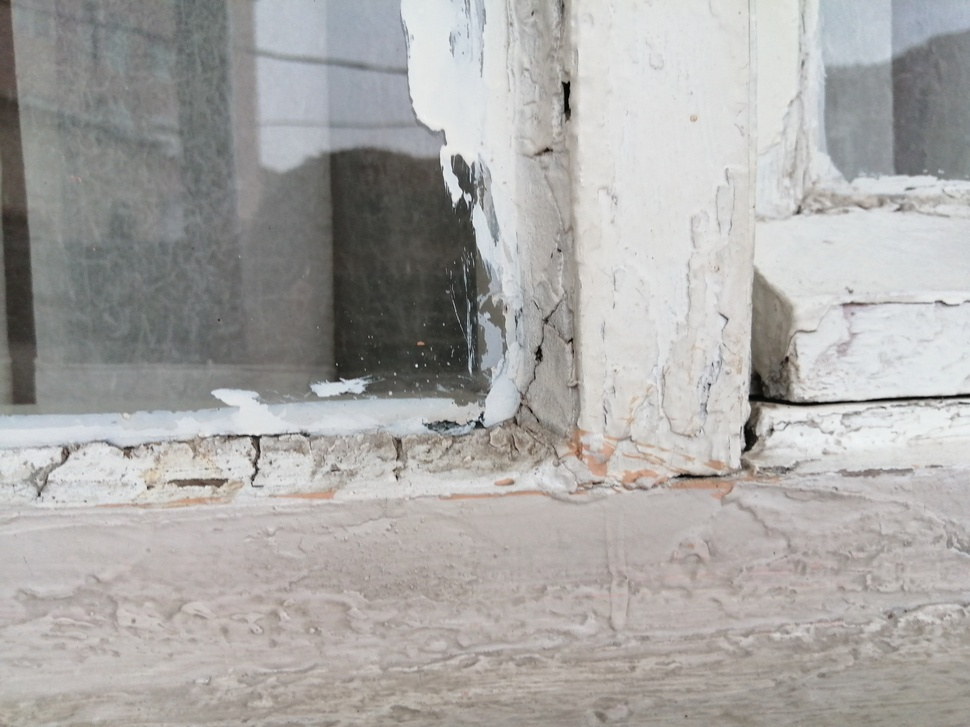
#> input picture Own Cascade Training/my_car/n/IMG_20210201_172348.jpg, 970 x 727 px, shrunk from 4160 x 3120 before the run, given in place of the camera
$ python kenar.py   (older library calls are emulated)
#> lines starting #> are read from the running program, lines starting #| are printed output that depends on the picture; after the words box and inside, x2 and y2 are one past the last pixel; in counts of white or black regions, pixels touching at a corner belong together
import cv2
import numpy as np

kamera = cv2.VideoCapture(0)

while True:
    red,kare = kamera.read()
#> kare is the input picture: shape (727, 970, 3); mean B, G, R 165.4, 167.4, 169

    laplacian = cv2.Laplacian(kare,cv2.CV_64F)
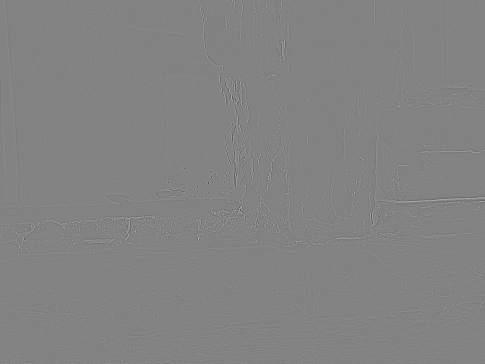
#> laplacian: shape (727, 970, 3) float64 (shown at 1/2 size); mean B, G, R 0, 0, 0; drawn with min black and max white
    #cv2.imshow("Filtre1 Laplacian",laplacian)

    sobel_dikey = cv2.Sobel(kare,cv2.CV_64F,1,0, ksize=5)
    sobel_yatay = cv2.Sobel(kare,cv2.CV_64F,0,1, ksize=5)
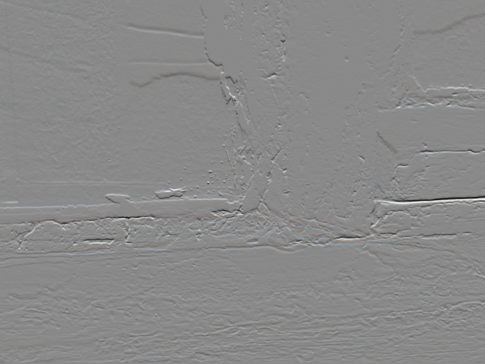
#> sobel_yatay: shape (727, 970, 3) float64 (shown at 1/2 size); mean B, G, R -6.1, -4.6, -2.8; drawn with min black and max white
    #cv2.imshow("Filtre2.1 Sobel Dikey",sobel_dikey)
    #cv2.imshow("Filtre2.2 Sobel Yatay",sobel_yatay)

    #basit canny metodu;
    #ayrıntılar çıkmasın sadece kenerlar belli olsun diye azcık blurladık
    blur = cv2.GaussianBlur(kare,(1,1),0)
    canny = cv2.Canny(blur,80,200)
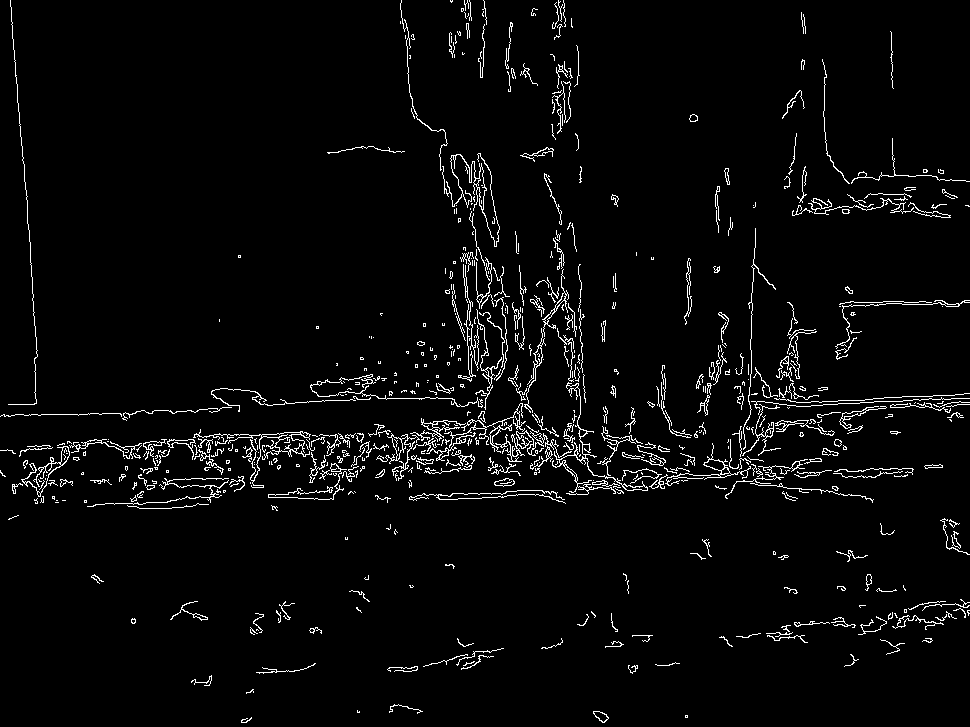
#> canny: shape (727, 970); 3.5% white in thin lines or dots
    #alt eşik değeri --> 100
    #üst eşik değeri --> 200

    #daha belirgin kenarlar için canny;
    imgGRAY = cv2.cvtColor(kare,cv2.COLOR_BGR2GRAY)
    imgGRAY_blur = cv2.GaussianBlur(imgGRAY,(7,7),1)
    imgCanny = cv2.Canny(imgGRAY_blur,90,200)
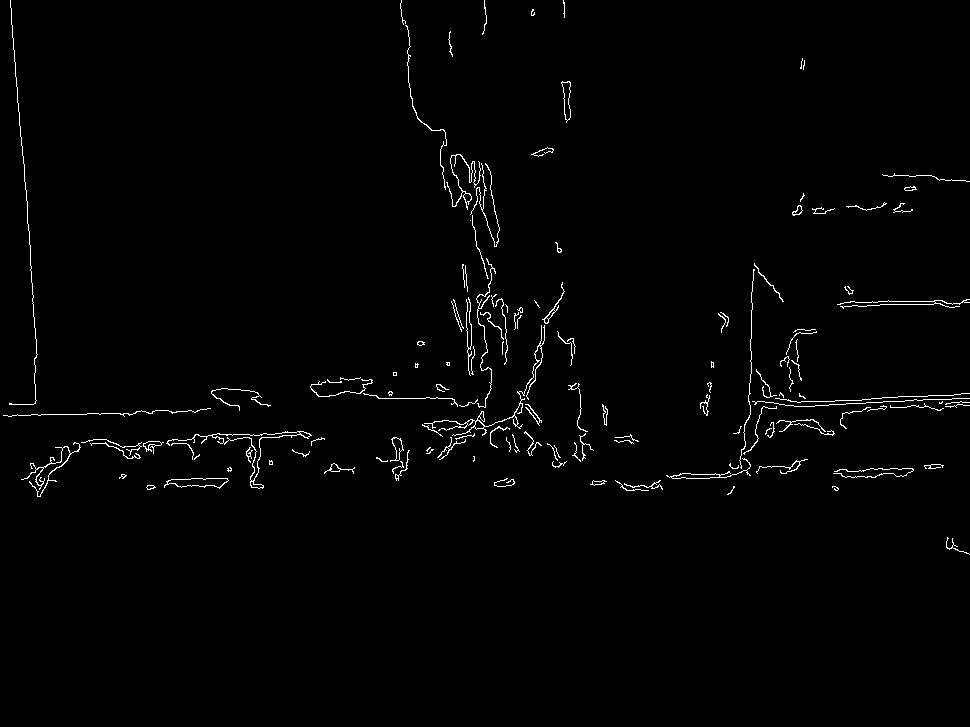
#> imgCanny: shape (727, 970); 1.3% white in thin lines or dots, all inside (x1, y1, x2, y2) = (3, 0, 970, 555)
    kernel = np.ones((5,5))     #ayarlanabilir
    img1 = cv2.dilate(imgCanny,kernel, iterations=2)     #diolation -> kenarları kalınlaştırır
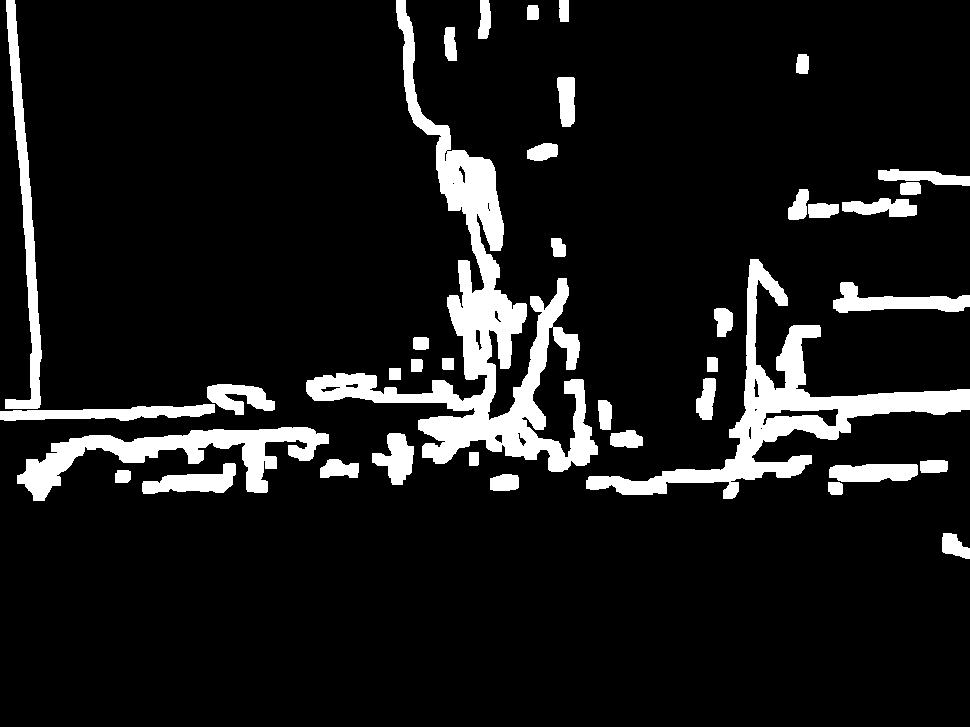
#> img1: shape (727, 970); 10.2% white; 39 white regions, largest, box (x1, y1, x2, y2) and area: (306, 0, 598, 472) 24847, (586, 259, 970, 499) 14564, (17, 427, 329, 501) 7673
    out = cv2.erode(img1,kernel, iterations=1)         #en sağlıklı sonuç out (önce 2x dilate sonra 1x erode)
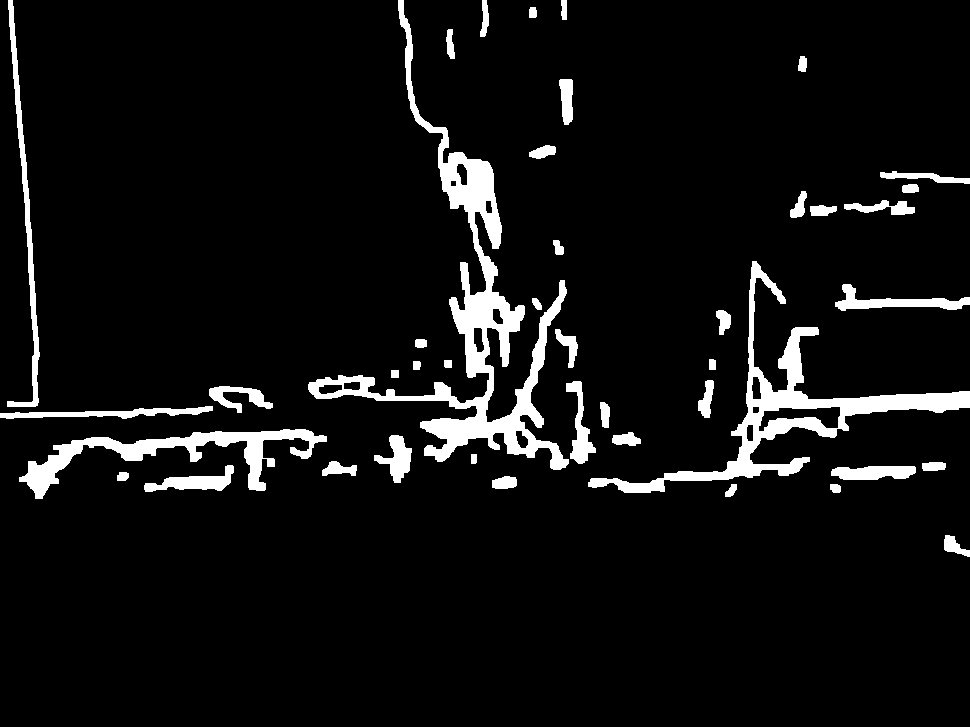
#> out: shape (727, 970); 6.7% white; 43 white regions, largest, box (x1, y1, x2, y2) and area: (308, 0, 569, 470) 15685, (588, 261, 970, 493) 10045, (19, 429, 327, 499) 5341

    cv2.imshow("Belirgin canny",out)
    cv2.imshow("Filtre3 Canny",canny)

    key = cv2.waitKey(25)
#> (key Esc is pressed here)
    if key == 27:
        break

kamera.release()
cv2.destroyAllWindows()

$ run again, on Own Cascade Training/my_car/n/IMG_20210201_172349.jpg
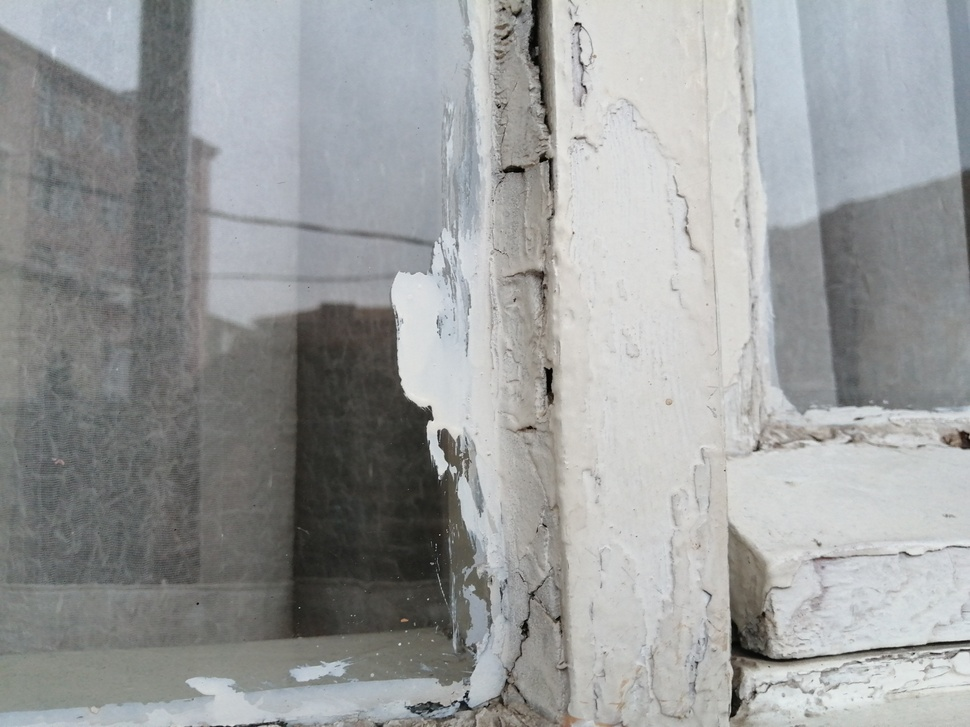
#> input picture Own Cascade Training/my_car/n/IMG_20210201_172349.jpg, 970 x 727 px, shrunk from 4160 x 3120 before the run, given in place of the camera
#> kare is the input picture: shape (727, 970, 3); mean B, G, R 156.4, 156.4, 154.4
#> `canny = cv2.Canny(blur,80,200)`:
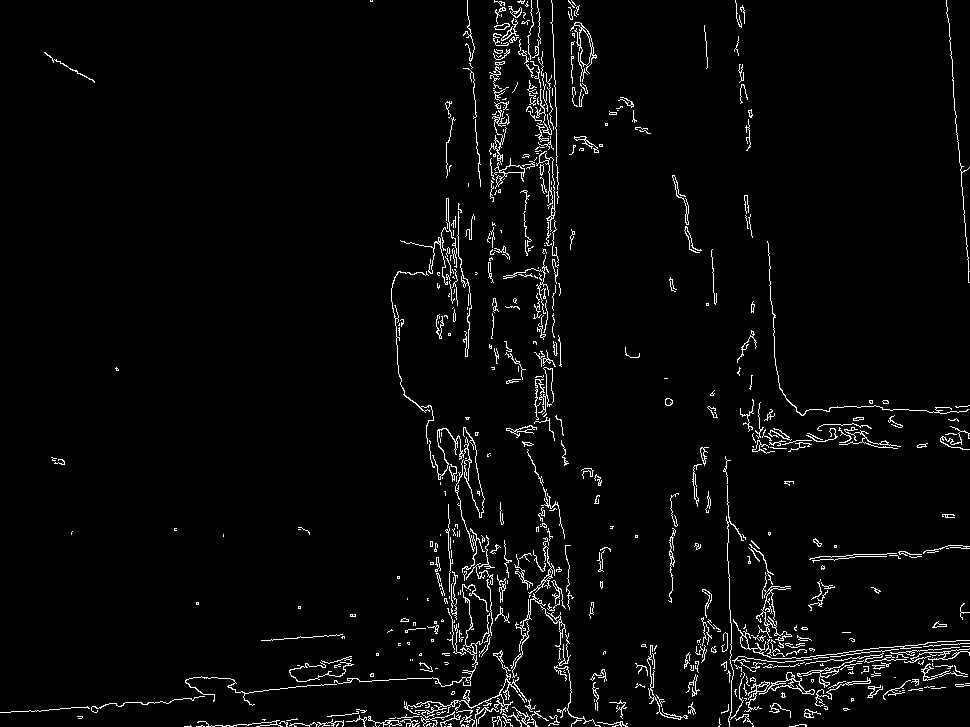
#> canny: shape (727, 970); 3.2% white in thin lines or dots
#> imgCanny: shape (727, 970); 1.2% white in thin lines or dots, all inside (x1, y1, x2, y2) = (185, 0, 970, 727)
#> img1: shape (727, 970); 9.2% white; 35 white regions, largest, box (x1, y1, x2, y2) and area: (285, 213, 568, 727) 23235, (723, 510, 970, 727) 12714, (515, 0, 562, 254) 5698
#> `out = cv2.erode(img1,kernel, iterations=1)`:
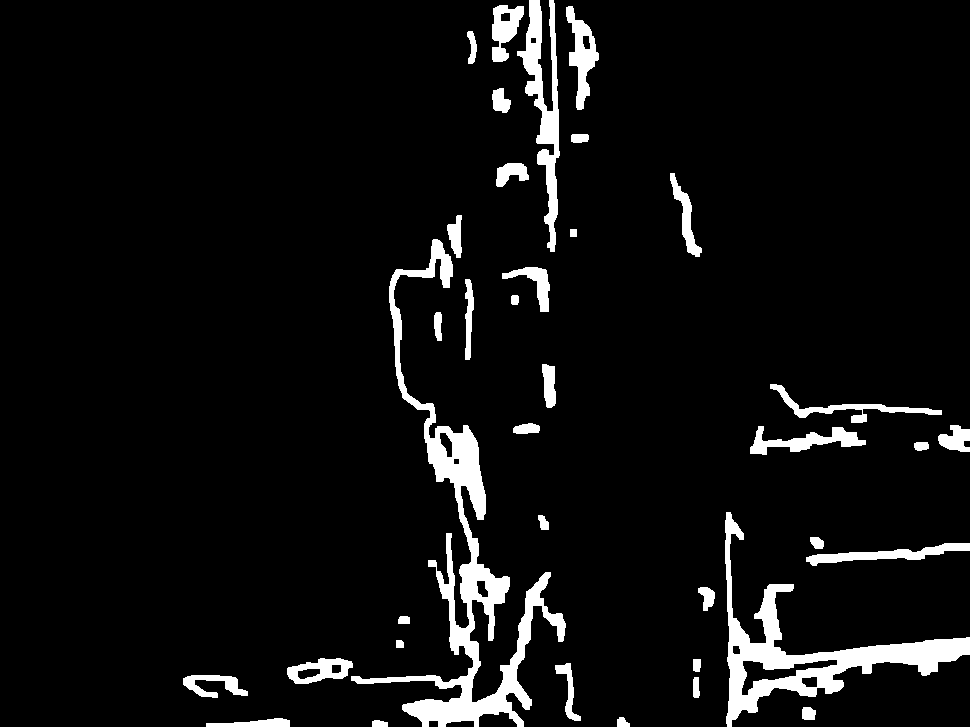
#> out: shape (727, 970); 6.2% white; 37 white regions, largest, box (x1, y1, x2, y2) and area: (351, 239, 566, 727) 14471, (725, 512, 970, 727) 9456, (517, 0, 560, 252) 3804

$ run again, on Own Cascade Training/my_car/n/IMG_20210201_172350.jpg
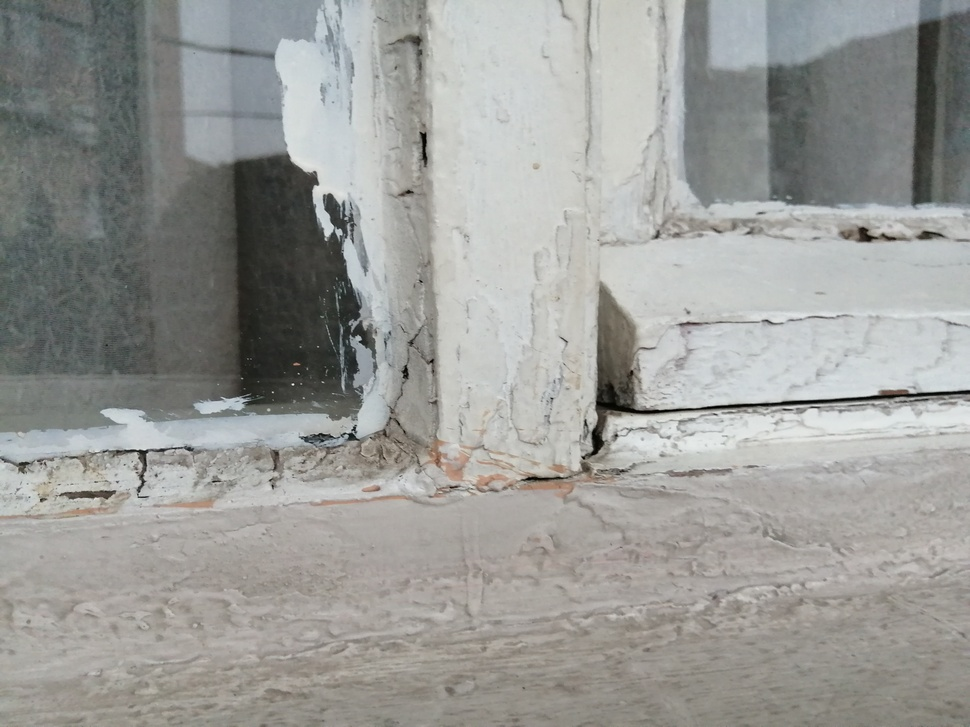
#> input picture Own Cascade Training/my_car/n/IMG_20210201_172350.jpg, 970 x 727 px, shrunk from 4160 x 3120 before the run, given in place of the camera
#> kare is the input picture: shape (727, 970, 3); mean B, G, R 151.5, 154.7, 154
#> `canny = cv2.Canny(blur,80,200)`:
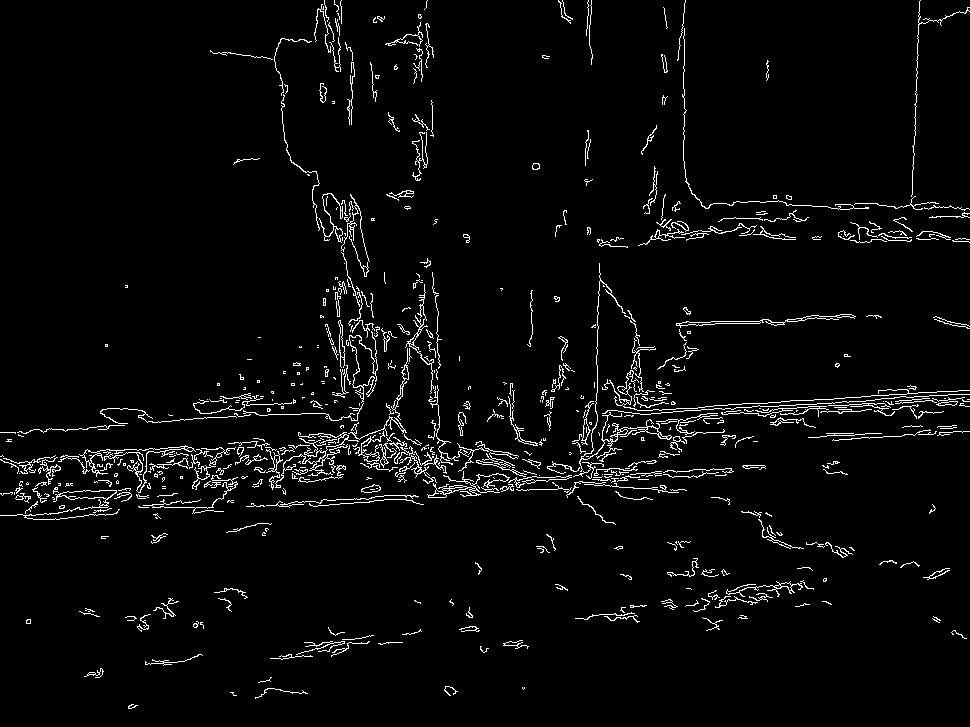
#> canny: shape (727, 970); 3.5% white in thin lines or dots
#> imgCanny: shape (727, 970); 1.3% white in thin lines or dots, all inside (x1, y1, x2, y2) = (0, 0, 970, 547)
#> img1: shape (727, 970); 10.2% white; 37 white regions, largest, box (x1, y1, x2, y2) and area: (423, 275, 970, 503) 20723, (189, 34, 428, 494) 19883, (0, 441, 211, 503) 4882
#> `out = cv2.erode(img1,kernel, iterations=1)`:
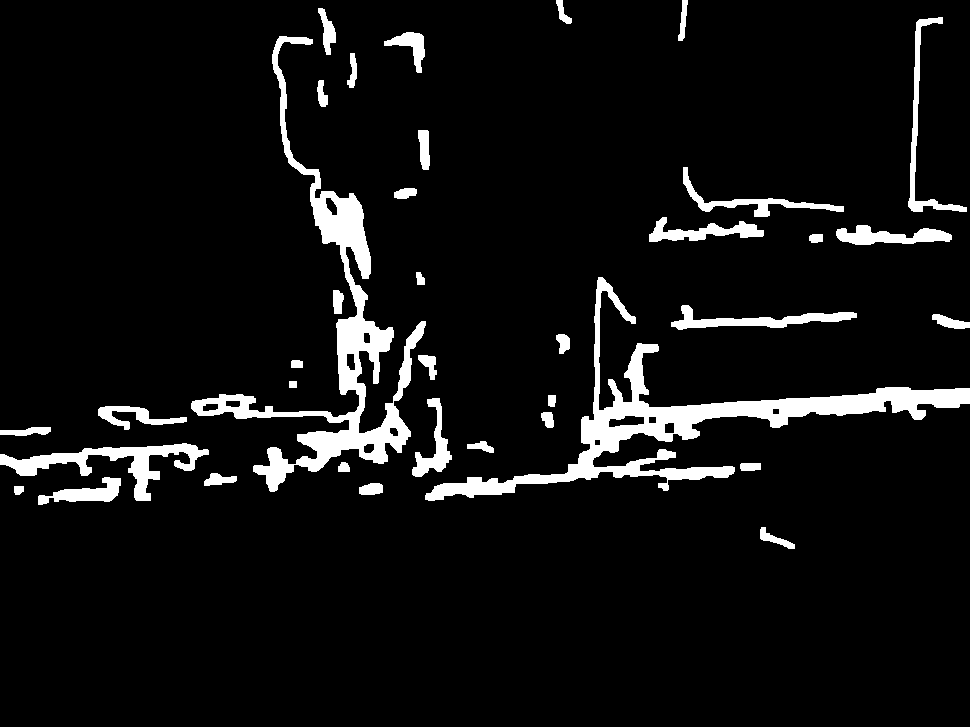
#> out: shape (727, 970); 6.8% white; 37 white regions, largest, box (x1, y1, x2, y2) and area: (425, 277, 970, 501) 15035, (191, 36, 426, 492) 13895, (0, 443, 209, 501) 3324
